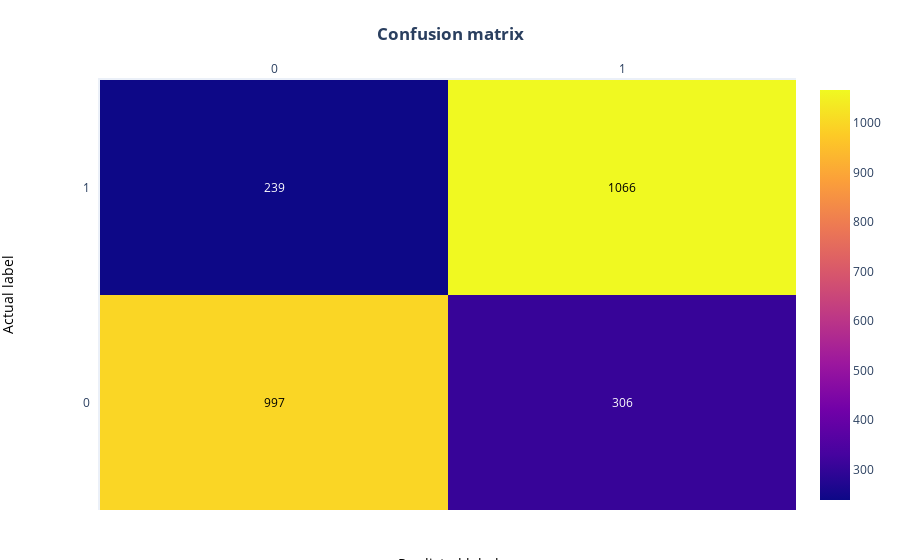
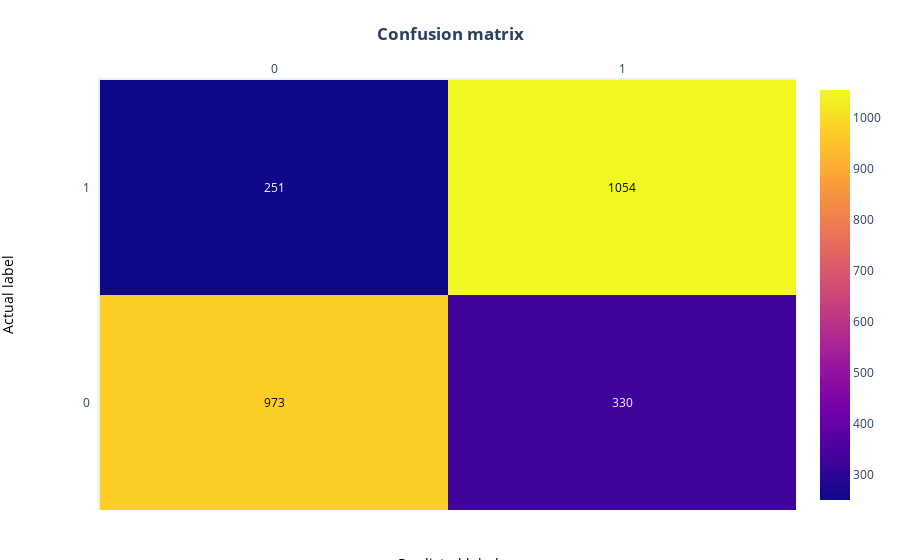
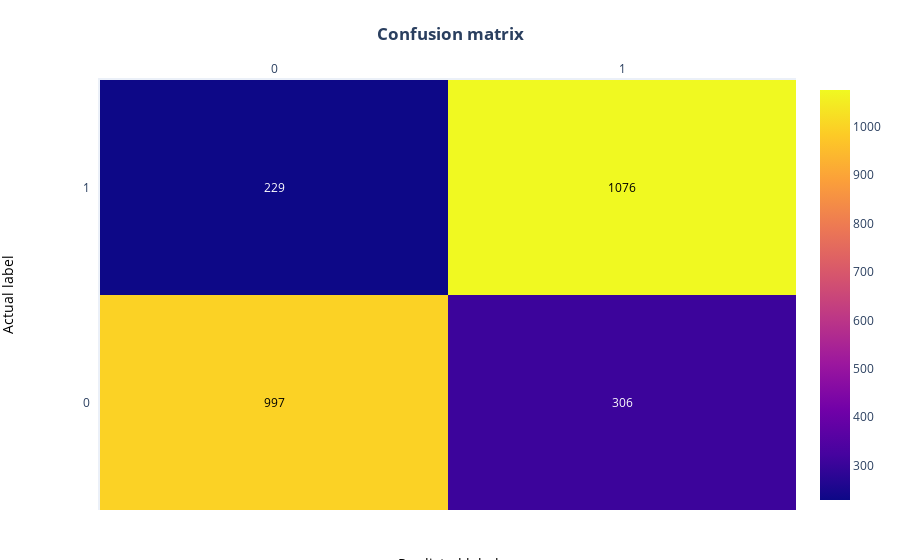
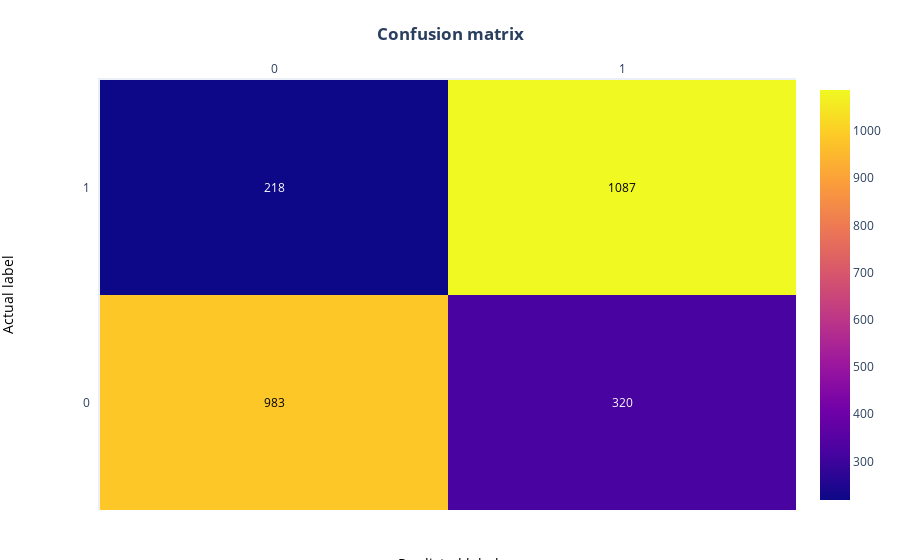

Source (notebook cell) for these figures, in order:
### Markdown cell above
### Matriz de confución

### Code cell
print('Modelo Logistico')
matrix_confusion(model_Logistic,X_train_OneHot, X_valid_OneHot, y_train, y_valid)
print('Modelo De arbol de desición')
matrix_confusion(model_Tree,X_train_OneHot, X_valid_OneHot, y_train, y_valid)
print('Modelo de Bosque aleatorio')
matrix_confusion(rf,X_train_OneHot, X_valid_OneHot, y_train, y_valid)
print('Modelo de aumento del gradiente')
matrix_confusion_Xgboost(model,X_train_xgb, X_valid_xgb, y_train, y_valid)
print('KNN')
matrix_confusion(clf,X_train_knn, X_valid_knn, y_train, y_valid)

### Figure 1 — Plotly figure (JSON) as saved in the notebook; plotly's stock layout.template omitted (floating-point values rounded to 4 significant figures)
{"data": [{"colorscale": [[0, "#0d0887"], [0.1111, "#46039f"], [0.2222, "#7201a8"], [0.3333, "#9c179e"], [0.4444, "#bd3786"], [0.5556, "#d8576b"], [0.6667, "#ed7953"], [0.7778, "#fb9f3a"], [0.8889, "#fdca26"], [1, "#f0f921"]], "reversescale": false, "showscale": true, "type": "heatmap", "x": [0, 1], "y": [0, 1], "z": [[997, 306], [239, 1066]]}], "layout": {"annotations": [{"font": {"color": "#000000"}, "showarrow": false, "text": "997", "x": 0, "xref": "x", "y": 0, "yref": "y"}, {"font": {"color": "#FFFFFF"}, "showarrow": false, "text": "306", "x": 1, "xref": "x", "y": 0, "yref": "y"}, {"font": {"color": "#FFFFFF"}, "showarrow": false, "text": "239", "x": 0, "xref": "x", "y": 1, "yref": "y"}, {"font": {"color": "#000000"}, "showarrow": false, "text": "1066", "x": 1, "xref": "x", "y": 1, "yref": "y"}, {"font": {"color": "black", "size": 14}, "showarrow": false, "text": "Predicted label", "x": 0.5, "xref": "paper", "y": -0.15, "yref": "paper"}, {"font": {"color": "black", "size": 14}, "showarrow": false, "text": "Actual label", "textangle": -90, "x": -0.15, "xref": "paper", "y": 0.5, "yref": "paper"}], "margin": {"b": 50, "l": 100, "r": 20, "t": 80}, "title": {"text": "<b>Confusion matrix</b>"}, "xaxis": {"dtick": 1, "gridcolor": "rgb(0, 0, 0)", "side": "top", "ticks": ""}, "yaxis": {"categoryorder": "category descending", "dtick": 1, "ticks": "", "ticksuffix": "  "}}}

### Figure 2 — Plotly figure (JSON) as saved in the notebook; plotly's stock layout.template omitted (floating-point values rounded to 4 significant figures)
{"data": [{"colorscale": [[0, "#0d0887"], [0.1111, "#46039f"], [0.2222, "#7201a8"], [0.3333, "#9c179e"], [0.4444, "#bd3786"], [0.5556, "#d8576b"], [0.6667, "#ed7953"], [0.7778, "#fb9f3a"], [0.8889, "#fdca26"], [1, "#f0f921"]], "reversescale": false, "showscale": true, "type": "heatmap", "x": [0, 1], "y": [0, 1], "z": [[973, 330], [251, 1054]]}], "layout": {"annotations": [{"font": {"color": "#000000"}, "showarrow": false, "text": "973", "x": 0, "xref": "x", "y": 0, "yref": "y"}, {"font": {"color": "#FFFFFF"}, "showarrow": false, "text": "330", "x": 1, "xref": "x", "y": 0, "yref": "y"}, {"font": {"color": "#FFFFFF"}, "showarrow": false, "text": "251", "x": 0, "xref": "x", "y": 1, "yref": "y"}, {"font": {"color": "#000000"}, "showarrow": false, "text": "1054", "x": 1, "xref": "x", "y": 1, "yref": "y"}, {"font": {"color": "black", "size": 14}, "showarrow": false, "text": "Predicted label", "x": 0.5, "xref": "paper", "y": -0.15, "yref": "paper"}, {"font": {"color": "black", "size": 14}, "showarrow": false, "text": "Actual label", "textangle": -90, "x": -0.15, "xref": "paper", "y": 0.5, "yref": "paper"}], "margin": {"b": 50, "l": 100, "r": 20, "t": 80}, "title": {"text": "<b>Confusion matrix</b>"}, "xaxis": {"dtick": 1, "gridcolor": "rgb(0, 0, 0)", "side": "top", "ticks": ""}, "yaxis": {"categoryorder": "category descending", "dtick": 1, "ticks": "", "ticksuffix": "  "}}}

### Figure 3 — Plotly figure (JSON) as saved in the notebook; plotly's stock layout.template omitted (floating-point values rounded to 4 significant figures)
{"data": [{"colorscale": [[0, "#0d0887"], [0.1111, "#46039f"], [0.2222, "#7201a8"], [0.3333, "#9c179e"], [0.4444, "#bd3786"], [0.5556, "#d8576b"], [0.6667, "#ed7953"], [0.7778, "#fb9f3a"], [0.8889, "#fdca26"], [1, "#f0f921"]], "reversescale": false, "showscale": true, "type": "heatmap", "x": [0, 1], "y": [0, 1], "z": [[997, 306], [229, 1076]]}], "layout": {"annotations": [{"font": {"color": "#000000"}, "showarrow": false, "text": "997", "x": 0, "xref": "x", "y": 0, "yref": "y"}, {"font": {"color": "#FFFFFF"}, "showarrow": false, "text": "306", "x": 1, "xref": "x", "y": 0, "yref": "y"}, {"font": {"color": "#FFFFFF"}, "showarrow": false, "text": "229", "x": 0, "xref": "x", "y": 1, "yref": "y"}, {"font": {"color": "#000000"}, "showarrow": false, "text": "1076", "x": 1, "xref": "x", "y": 1, "yref": "y"}, {"font": {"color": "black", "size": 14}, "showarrow": false, "text": "Predicted label", "x": 0.5, "xref": "paper", "y": -0.15, "yref": "paper"}, {"font": {"color": "black", "size": 14}, "showarrow": false, "text": "Actual label", "textangle": -90, "x": -0.15, "xref": "paper", "y": 0.5, "yref": "paper"}], "margin": {"b": 50, "l": 100, "r": 20, "t": 80}, "title": {"text": "<b>Confusion matrix</b>"}, "xaxis": {"dtick": 1, "gridcolor": "rgb(0, 0, 0)", "side": "top", "ticks": ""}, "yaxis": {"categoryorder": "category descending", "dtick": 1, "ticks": "", "ticksuffix": "  "}}}

### Figure 4 — Plotly figure (JSON) as saved in the notebook; plotly's stock layout.template omitted (floating-point values rounded to 4 significant figures)
{"data": [{"colorscale": [[0, "#0d0887"], [0.1111, "#46039f"], [0.2222, "#7201a8"], [0.3333, "#9c179e"], [0.4444, "#bd3786"], [0.5556, "#d8576b"], [0.6667, "#ed7953"], [0.7778, "#fb9f3a"], [0.8889, "#fdca26"], [1, "#f0f921"]], "reversescale": false, "showscale": true, "type": "heatmap", "x": [0, 1], "y": [0, 1], "z": [[983, 320], [218, 1087]]}], "layout": {"annotations": [{"font": {"color": "#000000"}, "showarrow": false, "text": "983", "x": 0, "xref": "x", "y": 0, "yref": "y"}, {"font": {"color": "#FFFFFF"}, "showarrow": false, "text": "320", "x": 1, "xref": "x", "y": 0, "yref": "y"}, {"font": {"color": "#FFFFFF"}, "showarrow": false, "text": "218", "x": 0, "xref": "x", "y": 1, "yref": "y"}, {"font": {"color": "#000000"}, "showarrow": false, "text": "1087", "x": 1, "xref": "x", "y": 1, "yref": "y"}, {"font": {"color": "black", "size": 14}, "showarrow": false, "text": "Predicted label", "x": 0.5, "xref": "paper", "y": -0.15, "yref": "paper"}, {"font": {"color": "black", "size": 14}, "showarrow": false, "text": "Actual label", "textangle": -90, "x": -0.15, "xref": "paper", "y": 0.5, "yref": "paper"}], "margin": {"b": 50, "l": 100, "r": 20, "t": 80}, "title": {"text": "<b>Confusion matrix</b>"}, "xaxis": {"dtick": 1, "gridcolor": "rgb(0, 0, 0)", "side": "top", "ticks": ""}, "yaxis": {"categoryorder": "category descending", "dtick": 1, "ticks": "", "ticksuffix": "  "}}}
